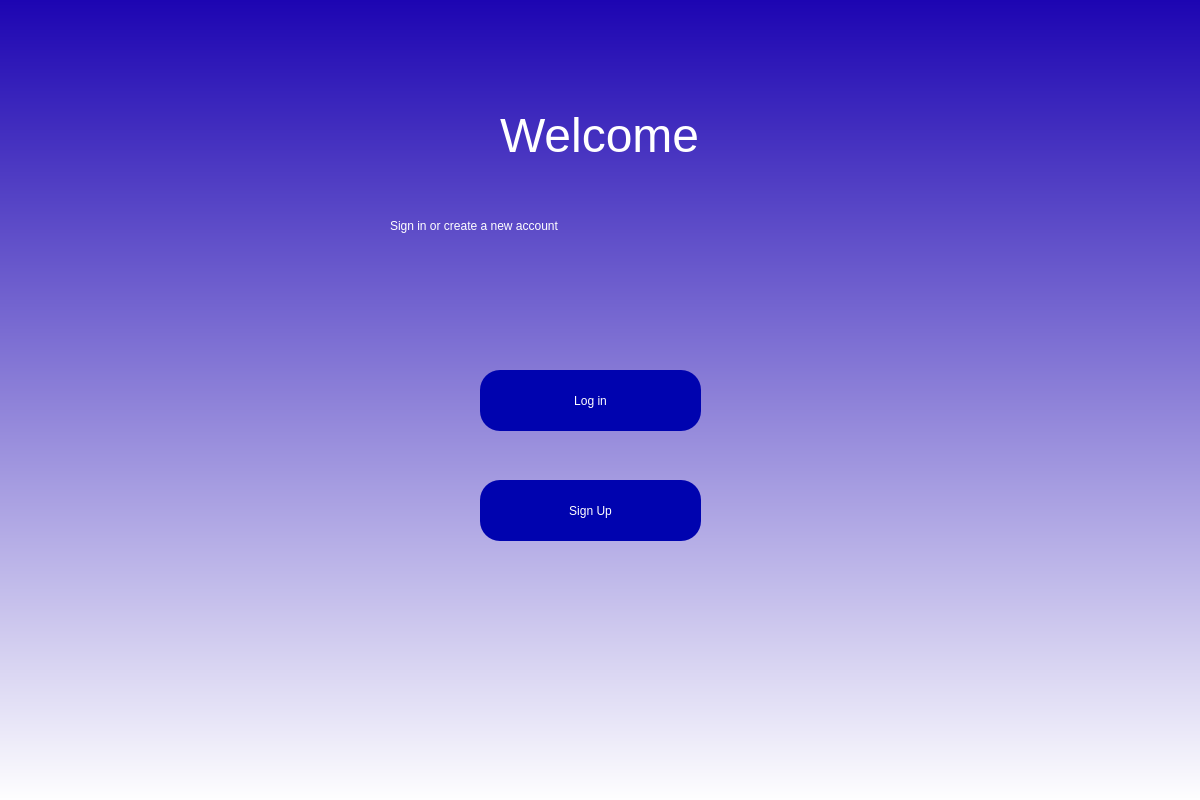
<?xml version="1.0" encoding="UTF-8"?>
<ui version="4.0">
 <class>Dialog</class>
 <widget class="QDialog" name="Dialog">
  <property name="geometry">
   <rect>
    <x>0</x>
    <y>0</y>
    <width>1200</width>
    <height>800</height>
   </rect>
  </property>
  <property name="windowTitle">
   <string>Dialog</string>
  </property>
  <widget class="QWidget" name="bgwidget" native="true">
   <property name="geometry">
    <rect>
     <x>0</x>
     <y>0</y>
     <width>1201</width>
     <height>801</height>
    </rect>
   </property>
   <property name="styleSheet">
    <string notr="true">QWidget#bgwidget{background-color: qlineargradient(spread:reflect, x1:0.5, y1:0, x2:0.5, y2:1, stop:0 rgba(29, 5, 178, 255), stop:1 rgba(255, 255, 255, 255));}</string>
   </property>
   <widget class="QLabel" name="label">
    <property name="geometry">
     <rect>
      <x>500</x>
      <y>110</y>
      <width>201</width>
      <height>51</height>
     </rect>
    </property>
    <property name="font">
     <font>
      <pointsize>36</pointsize>
     </font>
    </property>
    <property name="styleSheet">
     <string notr="true">color: rgb(255, 255, 255);</string>
    </property>
    <property name="text">
     <string>Welcome</string>
    </property>
   </widget>
   <widget class="QLabel" name="label_2">
    <property name="geometry">
     <rect>
      <x>390</x>
      <y>200</y>
      <width>421</width>
      <height>51</height>
     </rect>
    </property>
    <property name="styleSheet">
     <string notr="true">font: 22pt &quot;MS Shell Dlg 2&quot;;
color: rgb(255, 255, 255);</string>
    </property>
    <property name="text">
     <string>Sign in or create a new account</string>
    </property>
   </widget>
   <widget class="QPushButton" name="login">
    <property name="geometry">
     <rect>
      <x>480</x>
      <y>370</y>
      <width>221</width>
      <height>61</height>
     </rect>
    </property>
    <property name="styleSheet">
     <string notr="true">border-radius:20px;
font: 14pt &quot;MS Shell Dlg 2&quot;;
color: rgb(255, 255, 255);
background-color: rgb(0, 3, 175);</string>
    </property>
    <property name="text">
     <string>Log in</string>
    </property>
   </widget>
   <widget class="QPushButton" name="signup">
    <property name="geometry">
     <rect>
      <x>480</x>
      <y>480</y>
      <width>221</width>
      <height>61</height>
     </rect>
    </property>
    <property name="styleSheet">
     <string notr="true">border-radius:20px;
font: 14pt &quot;MS Shell Dlg 2&quot;;
color: rgb(255, 255, 255);
background-color: rgb(0, 3, 175);</string>
    </property>
    <property name="text">
     <string>Sign Up</string>
    </property>
   </widget>
  </widget>
 </widget>
 <resources/>
 <connections/>
</ui>
